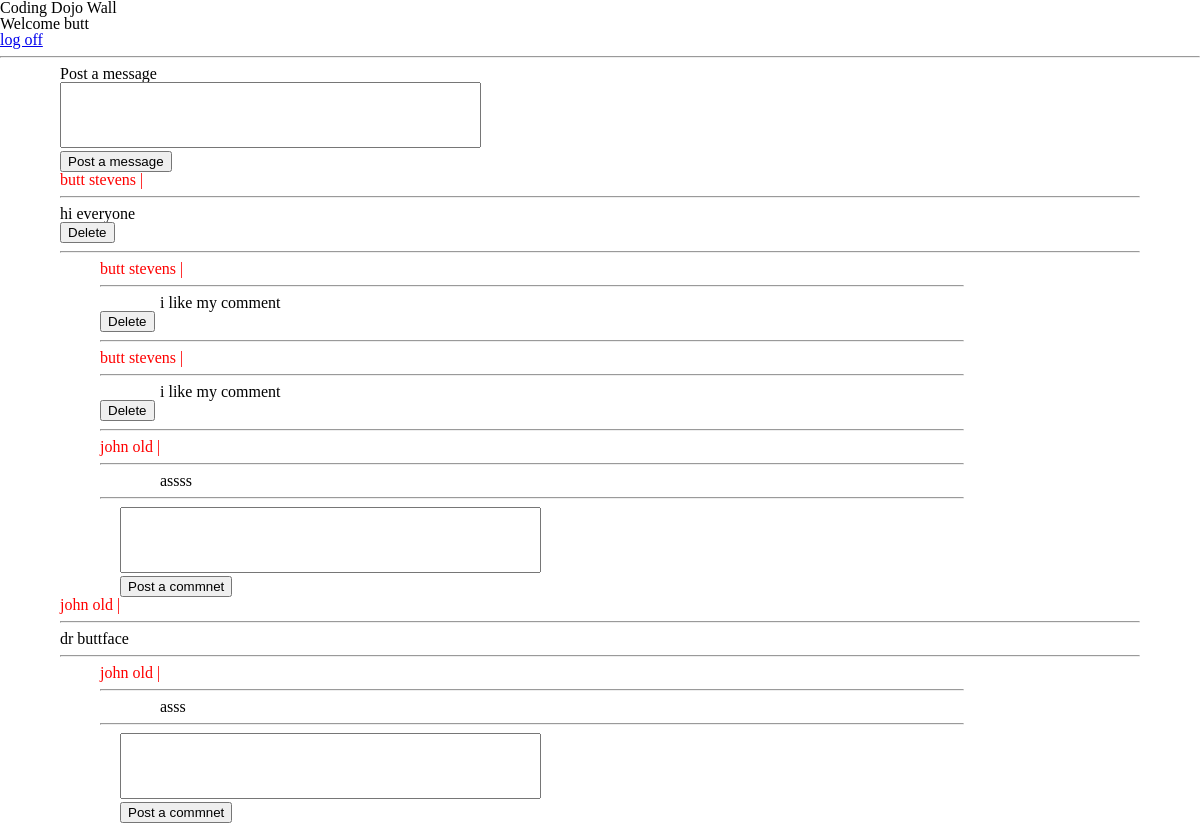
Before: /wall (signed in) with the older database file.
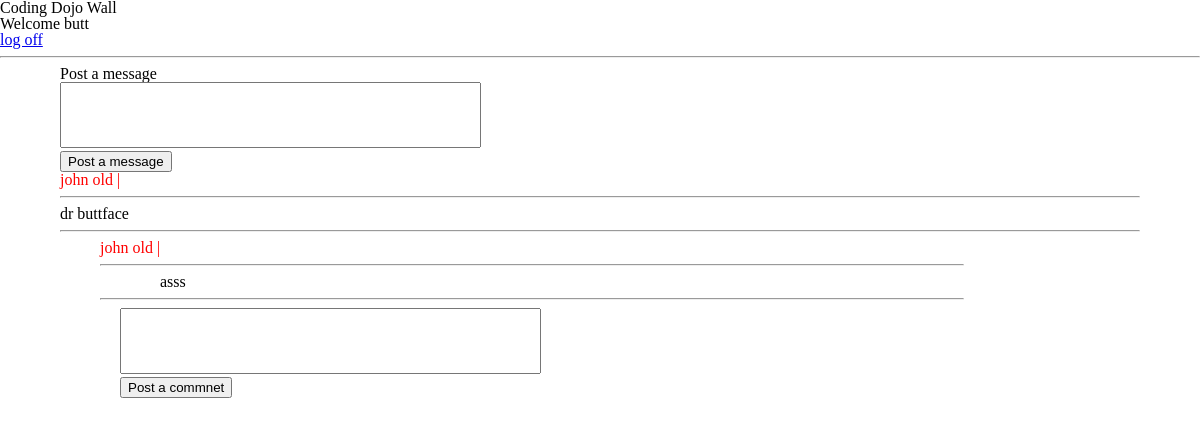
After: the same page with the newer database file.
### the_wall/models.py (models this page shows, shortened)
class User(models.Model):
	first_name = models.CharField(max_length=50)
	last_name = models.CharField(max_length=50)
	email = models.CharField(max_length=50)
	birthday = models.DateField(auto_now=False, auto_now_add=False)
	hashed_pw = models.CharField(max_length=255)
	objects = UserManager()

class Message(models.Model):
	message = models.TextField()
	user = models.ForeignKey(User, related_name="messages", on_delete = models.CASCADE)
	created_at = models.DateTimeField(auto_now_add=True)
	updated_at = models.DateTimeField(auto_now=True)

class Comment(models.Model):
	comment = models.TextField()
	user = models.ForeignKey(User, related_name="comments", on_delete = models.CASCADE)
	message = models.ForeignKey(Message, related_name="comments", on_delete = models.CASCADE)
	created_at = models.DateTimeField(auto_now_add=True)
	updated_at = models.DateTimeField(auto_now=True)

### the_wall/views.py (the view)
# urls.py: path('wall', views.wall),
def wall(request):
	if 'userid' in request.session:
		context = {
			'wall_messages': Message.objects.all()
		}
		return render(request,'wall.html', context)
	else:
		return redirect('/')

### the_wall/templates/wall.html (shortened to what this page needs)
<!DOCTYPE html>
<html>
<head>
	{% load static %}
	<link rel="stylesheet" type="text/css" href="{% static 'css/reset.css' %}">
	<link rel="stylesheet" type="text/css" href="{% static 'css/wall.css' %}">
</head>
<body>
	<header>
		<h1>Coding Dojo Wall</h1>
		<h2>Welcome {{request.session.name}}</h2>
		<a href="/log_off">log off</a>
		<hr>
	</header>
	<div id="wrapper">
		<div>
			<h1>Post a message</h1>
			<form action="post_message" method="POST">
				<p><textarea name="new_message" rows="4" cols="50"></textarea></p>
				<button type="submit">Post a message</button>
			</form>
		</div>
		{% for message in wall_messages.all %}
			<h1 class="name">{{message.user.first_name}} {{message.user.last_name}} {{message.updated_date}}|</h1>
			<hr>
			<div class="message">
				<p>{{message.message}}</p>
				{% if message.user.id == request.session.userid %}
				<form action="/delete/message/{{message.id}}" method="GET">
					<button type="submit">Delete</button>
				</form>
				{% endif %}
				<hr>
			</div>
			{% for comment in message.comments.all %}
				<div class="comment_div">
					<h1 class="name">{{comment.user.first_name}} {{comment.user.last_name}} {{comment.updated_date}}|</h1>
					<hr>
						<p class="comment_text">{{comment.comment}}</p>
						{% if comment.user.id == request.session.userid %}
						<form action="/delete/comment/{{comment.id}}" method="GET">
							<button type="submit">Delete</button>
						</form>
						{% endif %}
						<hr>
				</div>
			{% endfor %}
			<form action="post_comment/{{message.id}}" method="POST" class="message_form">
				<p><textarea name="new_comment" rows="4" cols="50"></textarea></p>
				<button type="submit">Post a commnet</button>
			</form>
		{% endfor %}
	</div>
</body>
</html>

### the_wall/static/css/wall.css (style rules this page uses)
#wrapper { width: 90%; margin:auto; }
.message { width:100%; margin:auto; }
.comment_div { width:80%; margin-left:40px; }
.comment_text,.message_form { margin-left: 60px; }
textarea { resize: none; }
.name { color:red; }

Changed rows visible on the page:
no longer on this page (row unchanged): User: session.name "butt"
removed Message: user.first_name "butt", user.last_name "stevens", message "hi everyone"
removed Comment: user.first_name "butt", user.last_name "stevens", comment "i like my comment"
removed Comment: user.first_name "butt", user.last_name "stevens", comment "i like my comment"
removed Comment: user.first_name "john", user.last_name "old", comment "assss", shown under "butt"
Other visible differences:
{{ request.session.name }}: (not shown) → "butt"
